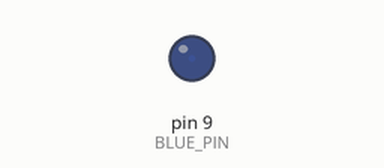
This sketch was run on a simulated Arduino Uno, built with avr-gcc and run on an emulated ATmega328P. On the bench: output pins drawn as LEDs (lit = HIGH).

Above: at 0.05 s.
At 3.95 s:
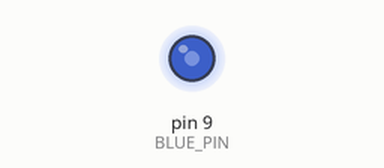
At 7.95 s:
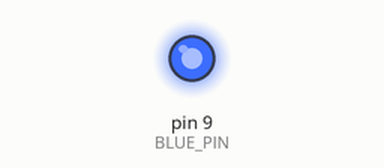
At 15.85 s:
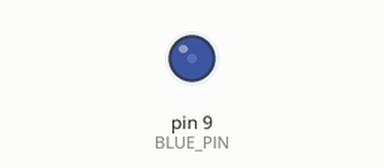
Timing chart, 0 to 25.1 s (numbered marks = the images above):
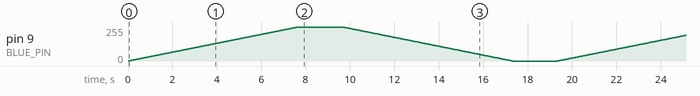

The sketch:

PWM_LED.ino
```cpp
#define BLUE_PIN 9
// the setup function runs once when you press reset or power the board
void setup() {
  // initialize digital pin LED_BUILTIN as an output.
  pinMode(BLUE_PIN, OUTPUT);
}

// the loop function runs over and over again forever
void loop() {
  for(int val = 0; val < 255; val ++){
    analogWrite(BLUE_PIN, val);
    delay(30);
  }
  delay(2000);
    for(int val = 255; val >= 0; val -= 1){
    analogWrite(BLUE_PIN, val);
    delay(30);
  }
  delay(2000);
  }
```
